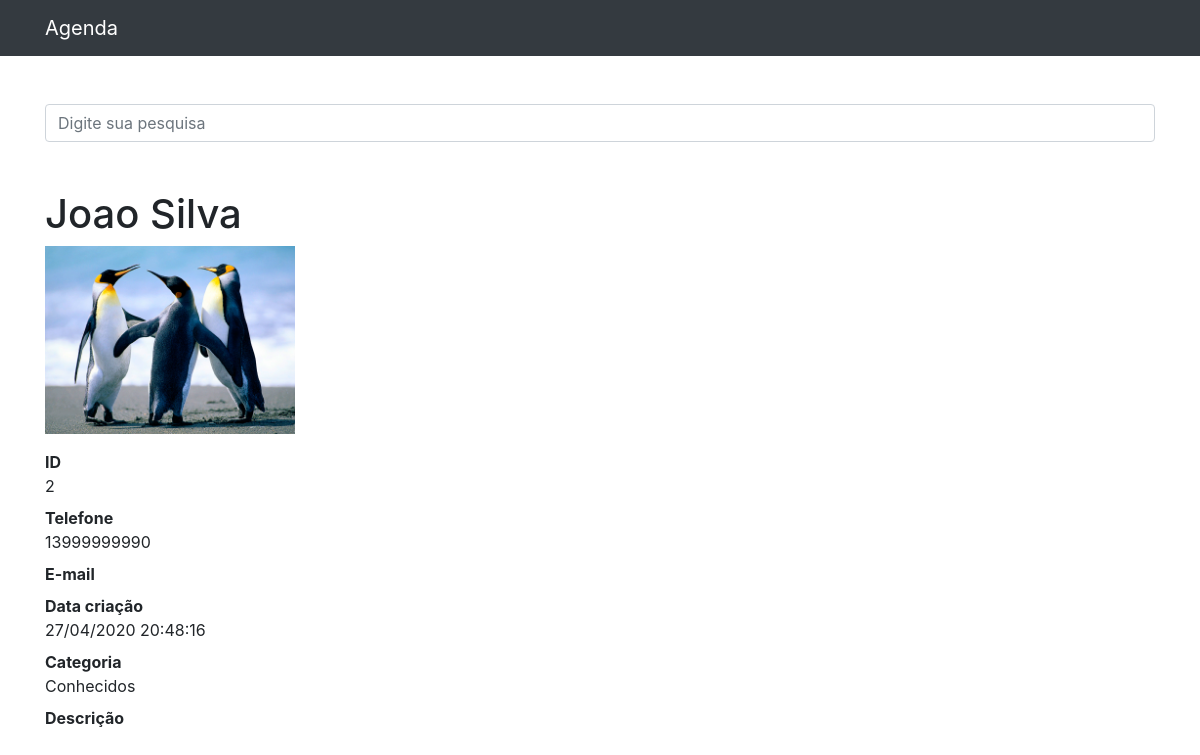
/2, run on the app's committed database.
### contatos/models.py (models this page shows, shortened)
class Contato(models.Model):
    nome = models.CharField(max_length=255)
    sobrenome = models.CharField(max_length=255, blank=True)
    telefone = models.CharField(max_length=255)
    email = models.CharField(max_length=255, blank=True)
    data_criacao = models.DateTimeField(default=timezone.now)
    descricao = models.TextField(blank=True)
    categoria = models.ForeignKey(Categoria, on_delete=models.DO_NOTHING)
    mostrar = models.BooleanField(default=True)
    foto = models.ImageField(blank=True, upload_to='photos/%Y/%m/')

class Categoria(models.Model):
    nome = models.CharField(max_length=255)
    def __str__(self):
        return self.nome

### contatos/views.py (the view)
# urls.py: path('<int:contato_id>', views.ver_contato, name='ver_contato')
def ver_contato(request, contato_id):
        contato = get_object_or_404(Contato, id=contato_id)
        if not contato.mostrar:
            raise Http404()
        return render(request, 'contatos/ver_contato.html', {
            'contato': contato
        })

### contatos/templates/contatos/ver_contato.html (shortened to what this page needs)
{% extends 'base.html' %}
{% block conteudo %}
    <h1 class="mt-5">{{ contato.nome }} {{ contato.sobrenome }}</h1>
    {% if contato.foto %}
      <p>
        <img src="{{ contato.foto.url }}" style="max-width: 250px; height: auto;">
      </p>
    {% endif %}
        <dl>
          <dt>ID</dt>
          <dd>{{ contato.id }}</dd>
          <dt>Telefone</dt>
          <dd>{{ contato.telefone }}</dd>
          <dt>E-mail</dt>
          <dt>Data criação</dt>
          <dd>{{ contato.data_criacao|date:'d/m/Y H:i:s'}}</dd>
          <dt>Categoria</dt>
          <dd>{{ contato.categoria }}</dd>
          <dt>Descrição</dt>
        </dl>
{% endblock conteudo %}

### data on the page
Contato: nome "Joao", sobrenome "Silva", foto (picture), id "2", telefone "13999999990", data_criacao "27/04/2020 20:48:16", categoria "Conhecidos"
